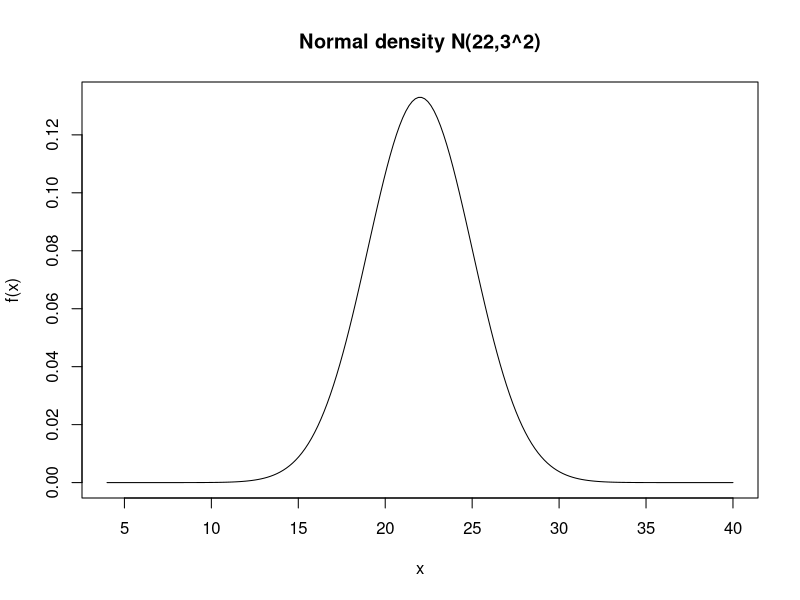
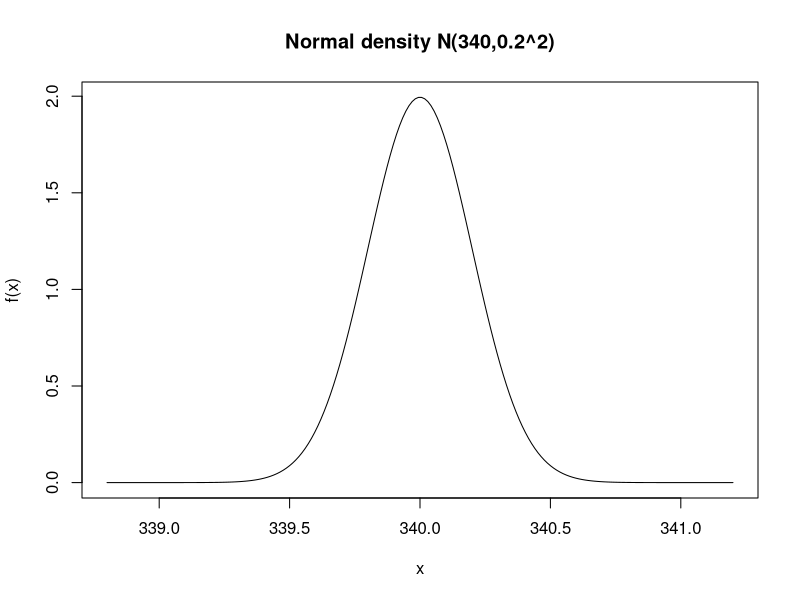

Write R code to recreate these figures, in order.
## ---- chunk 1
    pnorm(0.63)-pnorm(-1.88)
## ---- chunk 2
    # 평균이 22이고, 표준편차가 3인 정규분포
    n.mean=22;n.sd=3
    x=seq(n.mean-6*n.sd,n.mean+6*n.sd,length=200)
    y=dnorm(x=x,mean=22,sd=3)
    plot(x,y,type="l",ylab="f(x)",main="Normal density N(22,3^2)")
## ---- chunk 3
    n.mean <- 22
    n.sd <- 3
    prob <- pnorm(30, mean = n.mean, sd = n.sd)
    prob
## ---- chunk 4
    # 평균이 340이고, 표준편차가 0.2인 정규분포
    n.mean=340;n.sd=0.2
    x=seq(n.mean-6*n.sd,n.mean+6*n.sd,length=200)
    y=dnorm(x=x,mean=340,sd=0.2)
    plot(x,y,type="l",ylab="f(x)",main="Normal density N(340,0.2^2)")
## ---- chunk 5
prob <- pnorm(1.5) - pnorm(0.5)
prob
## ---- chunk 6
prob <- pnorm(3.0) - pnorm(1.0)
prob
